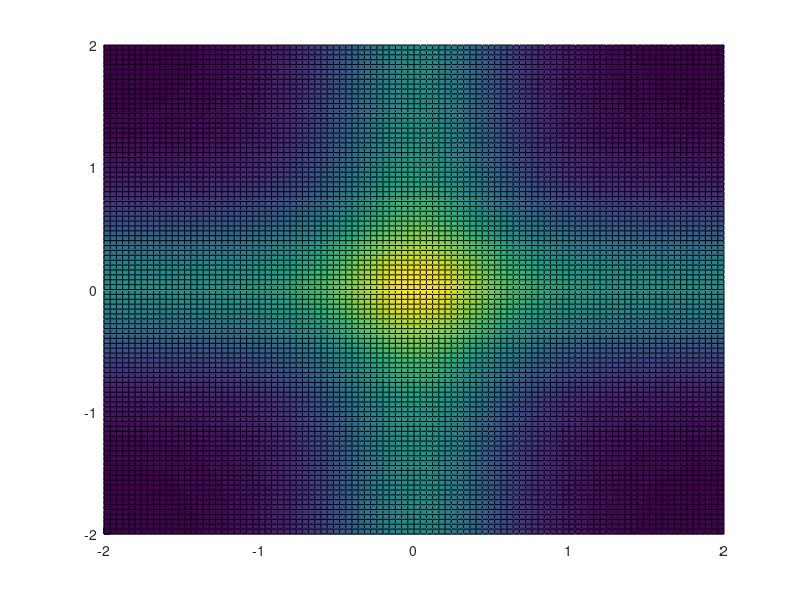

Here is the MATLAB script that generated this plot: (Note: this script raises an error after producing the figure.)
%% Set Up
close all, clear all;

sigmaSquared = .5;
G = 1;          % H in the likelihood equation, but we are using H for equivocation
epsilon = .5;   % Threshold used to determine whether or not a bit was erased
b = [1 -1];     % Real bit
c = [j -j];     % Imaginary bit

% Creates the QPSK symbol locations
a = [1+j -1+j -1-j 1-j];

for re = -50:50         % -50:50 creates a 101 x 101 grid
    for im = -50:50
        x(re+51,im+51) = (re/25) + (im/25)*j;
    end
end
real_x = real(x);
imag_x = imag(x);


    % Likelihood function for the real bit
fx_real = zeros(2, 101, 101);
fxSum_real = zeros(1, 101, 101);
for loop = 1:2
    fx_real(loop,:,:) = (1/(sqrt(2*pi*sigmaSquared)))*exp((-1/(2*sigmaSquared))*abs((x-G*b(loop)).^2));
    fxSum_real(1, :,:) = fxSum_real(1, :,:) + fx_real(loop,:,:);
end
fxSum_real = fxSum_real .* .5;

    % Likelihood function for the imaginary bit
fx_imag = zeros(2, 101, 101);
fxSum_imag = zeros(1, 101, 101);
for loop = 1:2
    fx_imag(loop,:,:) = (1/(sqrt(2*pi*sigmaSquared)))*exp((-1/(2*sigmaSquared))*abs((x-G*c(loop)).^2));
    fxSum_imag(1, :,:) = fxSum_imag(1, :,:) + fx_imag(loop,:,:);
end
fxSum_imag = fxSum_imag .* .5;


   % Probability for real bit 
p_b= zeros(2, 101, 101);
for n = 1:2
    p_b(n,:,:) = fx_real(n,:,:) ./ (2*fxSum_real(1,:,:));
end

    % Probability for imaginary bit
p_c= zeros(2, 101, 101);
for n = 1:2
    p_c(n,:,:) = fx_imag(n,:,:) ./ (2*fxSum_imag(1,:,:));
end


    % Equivocation for real part
H_real = zeros(101, 101);
sumOfProb_real = zeros(101, 101);
for xCoord = -50:50
    for yCoord = -50:50
        for loop = 1:2
            sumOfProb_real(xCoord+51,yCoord+51) = sumOfProb_real(xCoord+51,yCoord+51) + ...
                p_b(loop,xCoord+51,yCoord+51)*log2(p_b(loop,xCoord+51,yCoord+51));
        end
        H_real((xCoord+51), (yCoord+51)) = -(sumOfProb_real(xCoord+51, yCoord+51));
    end
end

    % Equivocation for imaginary part
H_imag = zeros(101, 101);
sumOfProb_imag = zeros(101, 101);
for xCoord = -50:50
    for yCoord = -50:50
        for loop = 1:2
            sumOfProb_imag(xCoord+51,yCoord+51) = sumOfProb_imag(xCoord+51,yCoord+51) + ...
                p_c(loop,xCoord+51,yCoord+51)*log2(p_c(loop,xCoord+51,yCoord+51));
        end
        H_imag((xCoord+51), (yCoord+51)) = -(sumOfProb_imag(xCoord+51, yCoord+51));
    end
end

   % Combined Equivocation
H = H_real + H_imag;


%% Plot Equivocation
figure();
hold on
plot(a,'o', 'MarkerFaceColor', 'white', 'Color', 'black'); % Need to fix where this plots on the z axis
% surface(real_x, imag_x, H_real);
% surface(real_x, imag_x, H_imag);
surface(real_x, imag_x, H);
title("\sigma^2 = " + string(sigmaSquared));
xlabel('real');
ylabel('imaginary');
zlabel('Equivocation');
view(45, 60);
colormap(jet);
hold off


%% Mutual Information 

close all;

I_real = 1 - H_real;
I_imag = 1 - H_imag;
I = I_real + I_imag;

C1(I_real<epsilon) = 0;
C1((I_real>=epsilon)) = 1;
C1 = reshape(C1,size(I_real));

C2(I_imag<epsilon) = 0;
C2((I_imag>=epsilon)) = 1;
C2 = reshape(C2,size(I_imag));

C = C1 + C2;

a_heights = [(I(76,76)+.01) (I(26,76)+.01) (I(26,26)+.01) (I(76,26)+.01)];

%%%%% Plot Mutual Information
figure();
hold on
plot3(real(a), imag(a), a_heights, 'o', 'MarkerFaceColor', 'white', 'Color', 'black');
%surface(real_x, imag_x, I_real,C1);
%surface(real_x, imag_x, I_imag,C2);
surface(real_x, imag_x, I,C);
xlabel('In-Phase');
ylabel('Quadrature');
zlabel('I(X^n;Z^n)');
view(45, 60);
colormap([0,1,0;1,0,0;0,0,1]);
% saveas(gcf,'BitInformationGraph','epsc');
hold off


IMax = zeros(101, 101);
IMax = max(I_imag, I_real);

figure()
contour(IMax)
title("Max(Bit1, Bit2)");

figure()
IMin = min(I_imag, I_real);
contour(IMin);
title("Min(Bit1, Bit2)");

figure()
hold on 
contour(IMin)
contour(IMax, '--')
title("Overlayed Max/Min Graph");
hold off


%% Bits Lost

bits_real = zeros(101,101);
for c = 1:101
    for d = 1:101
        if (I_real(c,d) < epsilon)  % Compares to a threshold 
            bits_real(c,d) = 1;
        else
            bits_real (c,d) = 0;
        end
    end
end


bits_imag = zeros(101,101);
for c = 1:101
    for d = 1:101
        if (I_imag(c,d) < epsilon)
            bits_imag(c,d) = 1;
        else
            bits_imag (c,d) = 0;
        end
    end
end

bits = bits_imag + bits_real;

figure();
hold on
plot(a,'o', 'MarkerFaceColor', 'white', 'Color', 'black'); % Need to fix where this plots on the z axis
% surface(real_x, imag_x, bits_real);
% surface(real_x, imag_x, bits_imag);
surface(real_x, imag_x, bits);
title("\sigma^2 = " + string(sigmaSquared));
xlabel('real');
ylabel('imaginary');
zlabel('Bits');
view(45, 60);
colormap(jet);
